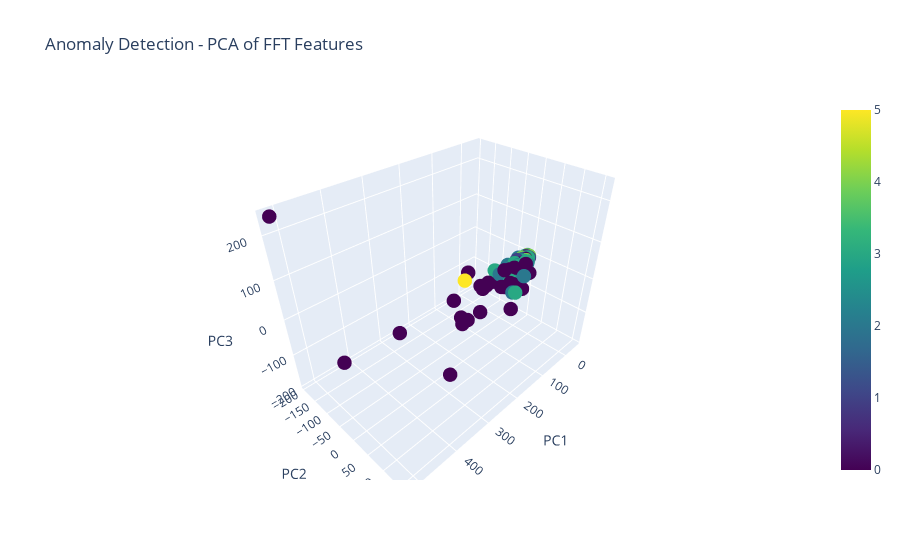

The notebook cell this image was saved under:
### Code cell
# Interactive 3D plot
def interactive_3d_plot(data, names, emotions):
    emotion_to_color = {emotion: idx for idx, emotion in enumerate(emotion_names.values())}
    colors = [emotion_to_color.get(e, 0) for e in emotions]
    scatt = go.Scatter3d(
        x=data[:, 0], 
        y=data[:, 1], 
        z=data[:, 2], 
        mode='markers',
        text=[f'{n}<br>{e}' for n, e in zip(names, emotions)],
        marker=dict(
            size=5,
            color=colors,
            colorscale='Viridis',
            showscale=True
        )
    )
    data_plot = go.Data([scatt])
    layout = go.Layout(
        title="Anomaly Detection - PCA of FFT Features",
        scene=dict(
            xaxis=dict(title='PC1'),
            yaxis=dict(title='PC2'),
            zaxis=dict(title='PC3')
        )
    )
    figure = go.Figure(data=data_plot, layout=layout)
    py.iplot(figure)

interactive_3d_plot(fft_pca, names, emotions_list)

### Figure 1 — Plotly figure (JSON) as saved in the notebook; plotly's stock layout.template omitted (floating-point values rounded to 4 significant figures; data arrays with more than 128 entries replaced by an {"elided": "..."} marker saying what was removed)
{"data": [{"marker": {"color": {"elided": "300 int values"}, "colorscale": [[0, "#440154"], [0.1111, "#482878"], [0.2222, "#3e4989"], [0.3333, "#31688e"], [0.4444, "#26828e"], [0.5556, "#1f9e89"], [0.6667, "#35b779"], [0.7778, "#6ece58"], [0.8889, "#b5de2b"], [1, "#fde725"]], "showscale": true, "size": 5}, "mode": "markers", "text": {"elided": "300 str values"}, "type": "scatter3d", "x": {"elided": "300 float values"}, "y": {"elided": "300 float values"}, "z": {"elided": "300 float values"}}], "layout": {"scene": {"xaxis": {"title": {"text": "PC1"}}, "yaxis": {"title": {"text": "PC2"}}, "zaxis": {"title": {"text": "PC3"}}}, "title": {"text": "Anomaly Detection - PCA of FFT Features"}}}
